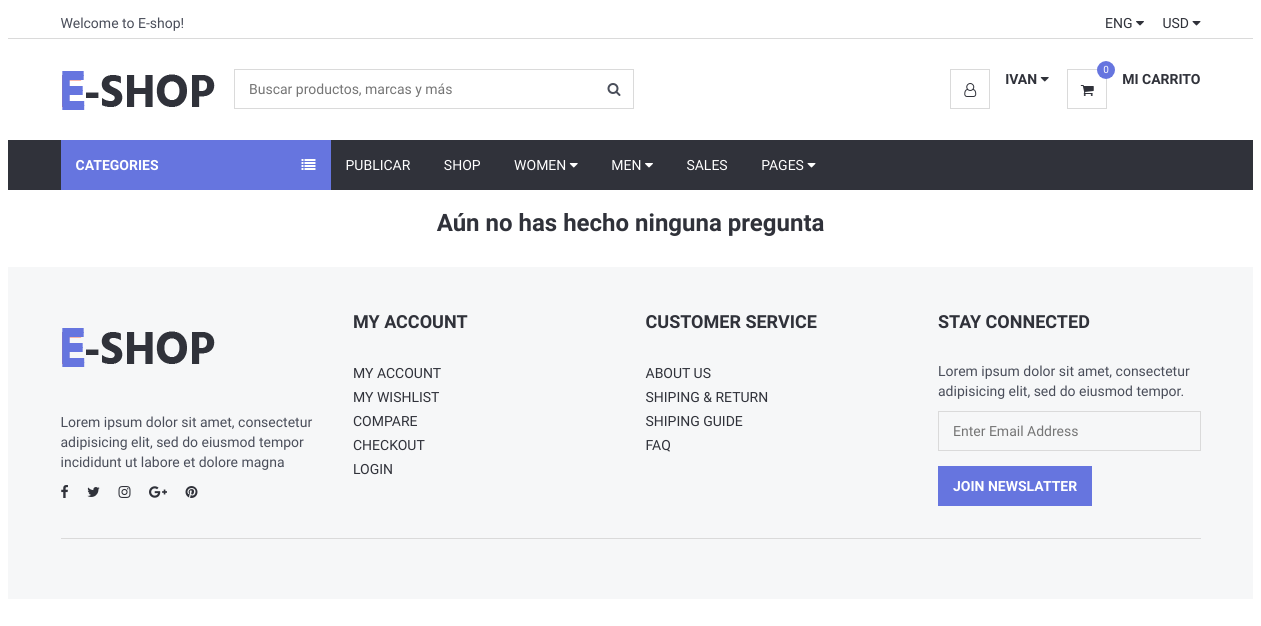
Before: /Views/mispreguntas.php (signed in) with the older database file.
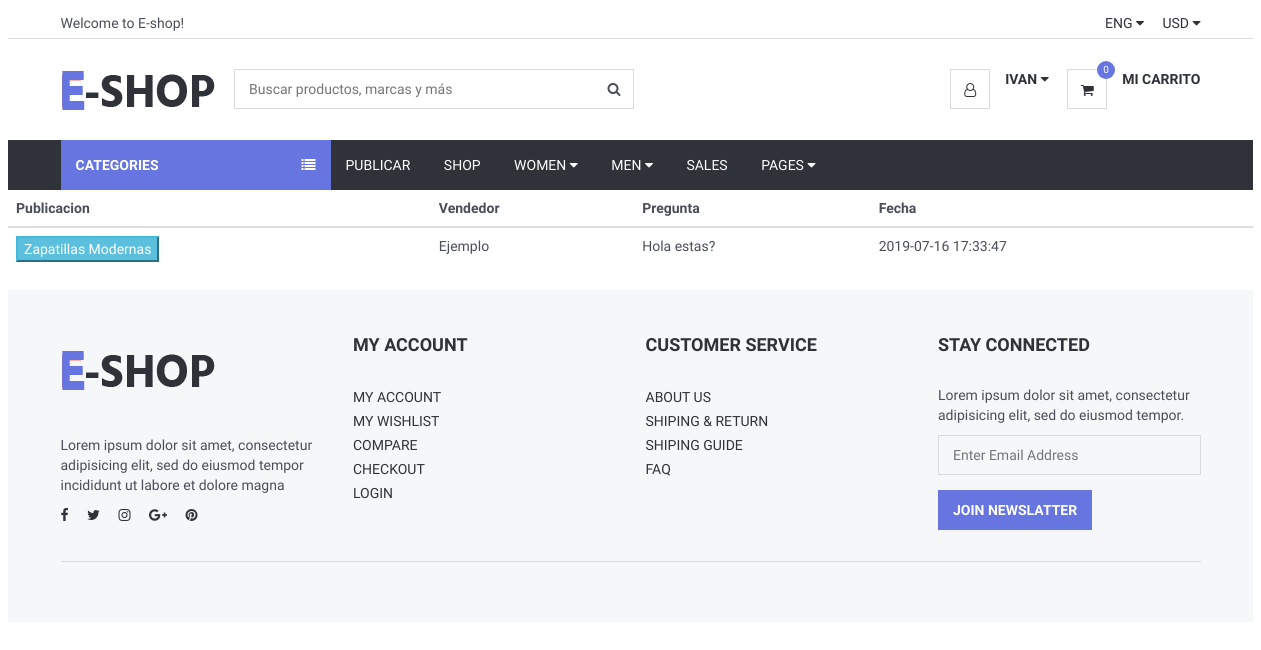
After: the same page with the newer database file.
### tables this page shows
CREATE TABLE `producto` (
  `id` int(11) NOT NULL,
  `nombre` varchar(200) NOT NULL,
  `estado` varchar(60) NOT NULL,
  `precio` double NOT NULL,
  `formasdepago` varchar(100) NOT NULL,
  `envio` varchar(100) NOT NULL,
  `marca` varchar(70) NOT NULL,
  `stock` int(11) NOT NULL,
  `genero` varchar(60) NOT NULL,
  `categoria` varchar(110) NOT NULL,
  `palabrasClaves` varchar(110) NOT NULL,
  `descripcion` varchar(600) NOT NULL,
  `visitas` int(11) NOT NULL,
  `idUsuario` int(11) NOT NULL,
  `latitud` varchar(120) NOT NULL,
  `longitud` varchar(120) NOT NULL,
  `ventas` int(11) NOT NULL
);

CREATE TABLE `pregunta` (
  `id` int(11) NOT NULL,
  `texto` varchar(600) NOT NULL,
  `idComprador` int(11) NOT NULL,
  `idVendedor` int(11) NOT NULL,
  `idProducto` int(11) NOT NULL,
  `fecha` datetime NOT NULL DEFAULT CURRENT_TIMESTAMP
);

CREATE TABLE `usuario` (
  `id` int(11) NOT NULL,
  `email` varchar(50) NOT NULL,
  `password` varchar(20) NOT NULL,
  `Nombre` varchar(20) NOT NULL,
  `estado` varchar(200) NOT NULL,
  `pais` varchar(100) NOT NULL,
  `latitud` varchar(100) NOT NULL,
  `longitud` varchar(100) NOT NULL,
  `rol` varchar(100) NOT NULL,
  `idTipoUser` int(11) DEFAULT NULL
);

### Views/conexionBD/conexion.php (called while the page is built, shortened)
<?php
class Conexion{
	 private $msq="";
	public function __construct()
	 {
		 $archivoConfig = "config.ini";
		 $confi = parse_ini_file($archivoConfig, true);
		 $this->host = $confi["bd"]["host"];
		 $this->usuario = $confi["bd"]["usuario"];
		 $this->clave=$confi["bd"]["clave"];
		 $this->bd = $confi["bd"]["bd"];
		$this->msq = new mysqli($this->host, $this->usuario, $this->clave, $this->bd);
	 }
	 public function realizarConsulta($consulta){
		 if(!$resultado = $this->msq->query($consulta) )
		 {
		   die( "Ha ocurrido un error al ejecutar la consulta :" . $consulta);
		 }else{
			 return $resultado;
		}
	}
	public function traerUsuarioQueValora($idUser){
		$consulta=$this->msq->prepare("SELECT nombre FROM usuario WHERE id=?");
		$consulta->bind_param("i",$idUser);
		$consulta->execute();
		$nombreu="";
		$consulta->bind_result($nombreu);
		return $nombreu;
	}
	public function consultarPublicaciones($idProducto){
		$consulta=$this->msq->prepare("SELECT * FROM producto WHERE id=?");
		$consulta->bind_param("i",$idProducto);
		$consulta->execute();
		return $consulta->get_result();
	}
	public function buscarPreguntasQueHice($idUsuario){
		$consulta=$this->msq->prepare("SELECT * FROM pregunta WHERE idComprador=?");
		$consulta->bind_param("i",$idUsuario);
		$consulta->execute();
		return $consulta->get_result();
	}
}
?>

### Views/mispreguntas.php (the view, shortened to what this page needs)
<?php
include_once("header.php");
include_once("conexionBD/conexion.php");
$conexion = new Conexion();
$id_Usuario=$_SESSION['id'];
$pregunta=$conexion->buscarPreguntasQueHice($id_Usuario);
?>
<?php if($pregunta->num_rows==0){ ?>
   <br><h3 class="text-center"> Aún no has hecho ninguna pregunta </h3><br>
<?php }else{ ?>
            <table  class="table" >
                <thead>
                <tr>
                    <th scope="col">Publicacion</th>
                    <th scope="col">Vendedor</th>
                    <th scope="col">Pregunta</th>
                    <th scope="col">Fecha</th>
                </tr>
                <?php
                while($preguntas = $pregunta->fetch_assoc()){
                ?>
                </thead>
                <tbody>
                <tr>
                    <?php $producto = $conexion->consultarPublicaciones($preguntas['idProducto']);
                    if($producto->num_rows>0){
                        while($productos=$producto->fetch_assoc()){     ?>
                            <form METHOD="get" action="detallesProducto.php?Productoid=<?php echo $f['id'];?>&Nombre=<?php echo $f['nombre'];?>&categoria=<?php echo $f['categoria'];?> ">
                                <td>
                                    <button class="btn-info" type="submit" name="detalles">
                                        <?php echo $productos['nombre'];?>
                                </td>
                            </form>
                        <?php   }
                    }
                    $nombreVendedor = $conexion->traerUsuarioQueValora($preguntas['idVendedor']);
                    ?>
                    <td><?php echo $nombreVendedor;?></td>
                    <td><?php echo $preguntas['texto'];?></td>
                    <td><?php echo $preguntas['fecha'];?></td>
                    <?php
                    }
                    ?>
                </tr>
                </tbody>
            </table>
        <?php }  ?>
<?php include_once("footer.php"); ?>

### Views/header.php (shortened to what this page needs)
<?php
if( isset($_SESSION['id']))
{
require_once("conexionBD/conexion.php");
}
?>
<!DOCTYPE html>
<html lang="en">
<head>
    <link type="text/css" rel="stylesheet" href="css/bootstrap.min.css" />
    <link type="text/css" rel="stylesheet" href="css/slick.css" />
    <link type="text/css" rel="stylesheet" href="css/slick-theme.css" />
    <link type="text/css" rel="stylesheet" href="css/nouislider.min.css" />
    <link rel="stylesheet" href="css/font-awesome.min.css">
    <link type="text/css" rel="stylesheet" href="css/style.css" />
</head>
<body>
<header>
    <div id="top-header">
        <div class="container">
            <div class="pull-left">
                <span>Welcome to E-shop!</span>
            </div>
            <div class="pull-right">
                <ul class="header-top-links">
                    <li class="dropdown default-dropdown">
                        <a class="dropdown-toggle" data-toggle="dropdown" aria-expanded="true">ENG <i class="fa fa-caret-down"></i></a>
                    </li>
                    <li class="dropdown default-dropdown">
                        <a class="dropdown-toggle" data-toggle="dropdown" aria-expanded="true">USD <i class="fa fa-caret-down"></i></a>
                    </li>
                </ul>
            </div>
        </div>
    </div>
    <div id="header">
        <div class="container">
            <div class="pull-left">
                <div class="header-logo">
                    <a class="logo" href="Index.php">
                        <img src="img/logo.png" alt="">
                    </a>
                </div>
                <div class="header-search">
                    <form method="get" action="ProductoBuscado.php">
                        <input class="input" style="margin:0 auto; display:block;width:400px;" name="buscar" type="search" placeholder="Buscar productos, marcas y más" required />
                        <button class="search-btn" name="enviar" type="submit"><i class="fa fa-search"></i></button>
                    </form>
                </div>
            </div>
            <div class="pull-right">
                <ul class="header-btns">
                    <?php
                    if(isset($_SESSION['username'])) { ?>
                    <li class="header-account dropdown default-dropdown">
                        <div class="dropdown-toggle" role="button" data-toggle="dropdown" aria-expanded="true">
                            <div class="header-btns-icon">
                                <i class="fa fa-user-o"></i>
                            </div>
                            <strong class="text-uppercase"><?php $nombre = $_SESSION['nombre']; echo $nombre;?> <i class="fa fa-caret-down"></i></strong>
                        </div>
                    </li>
                    <?php } ?>
<?php
	require_once("conexionBD/conexion.php");
		$conexion = new Conexion;
	$id_Usuario = isset($_SESSION['id'])?$_SESSION['id']:null;
				$buscoCant="SELECT count(idProducto)
				FROM productocarrito
				WHERE idUsuario = '".$id_Usuario."'";
				$cantidad= $conexion->realizarConsulta($buscoCant);
				$count = mysqli_fetch_array($cantidad);
?>
                    <li class="header-cart dropdown default-dropdown" href="CarritoDetalles.php">
						<a class="dropdown-toggle" data-toggle="dropdown" aria-expanded="true" href="CarritoDetalles.php">
						   <div class="header-btns-icon" href="CarritoDetalles.php">
							  <i class="fa fa-shopping-cart" href="CarritoDetalles.php"></i>
							  <a class="qty" href="CarritoDetalles.php"><?php echo "$count[0]";?></a>
							</div>
							<a class="text-uppercase" href="CarritoDetalles.php"><b>Mi Carrito</b></a>
							<br>
							</a>
				   </li>
                </ul>
            </div>
        </div>
    </div>
</header>
<div id="navigation">
    <div class="container">
        <div id="responsive-nav">
            <div class="category-nav show-on-click">
                <span class="category-header">Categories <i class="fa fa-list"></i></span>
            </div>
            <div class="menu-nav">
                <ul class="menu-list">
                    <li><a <?php if(!(isset($_SESSION['username'])))
					{
						echo "style=display:none";
						}else{
							echo "style=display:block";
							} ?> href="SubirProducto.php">
                            Publicar</a></li>
                    <li><a href="productosCliente.php">Shop</a></li>
                    <li class="dropdown mega-dropdown"><a class="dropdown-toggle" data-toggle="dropdown" aria-expanded="true">Women <i class="fa fa-caret-down"></i></a>
                    </li>
                    <li class="dropdown mega-dropdown full-width"><a class="dropdown-toggle" data-toggle="dropdown" aria-expanded="true">Men <i class="fa fa-caret-down"></i></a>
                    </li>
                    <li><a href="#">Sales</a></li>
                    <li class="dropdown default-dropdown"><a class="dropdown-toggle" data-toggle="dropdown" aria-expanded="true">Pages <i class="fa fa-caret-down"></i></a>
                    </li>
                </ul>
            </div>
        </div>
    </div>
</div>

### Views/footer.php (shortened to what this page needs)
<footer id="footer" class="section section-grey">
    <div class="container">
        <div class="row">
            <div class="col-md-3 col-sm-6 col-xs-6">
                <div class="footer">
                    <div class="footer-logo">
                        <a class="logo" href="#">
                            <img src="img/logo.png" alt="">
                        </a>
                    </div>
                    <p>Lorem ipsum dolor sit amet, consectetur adipisicing elit, sed do eiusmod tempor incididunt ut labore et dolore magna</p>
                    <ul class="footer-social">
                        <li><a href="#"><i class="fa fa-facebook"></i></a></li>
                        <li><a href="#"><i class="fa fa-twitter"></i></a></li>
                        <li><a href="#"><i class="fa fa-instagram"></i></a></li>
                        <li><a href="#"><i class="fa fa-google-plus"></i></a></li>
                        <li><a href="#"><i class="fa fa-pinterest"></i></a></li>
                    </ul>
                </div>
            </div>
            <div class="col-md-3 col-sm-6 col-xs-6">
                <div class="footer">
                    <h3 class="footer-header">My Account</h3>
                    <ul class="list-links">
                        <li><a href="#">My Account</a></li>
                        <li><a href="#">My Wishlist</a></li>
                        <li><a href="#">Compare</a></li>
                        <li><a href="#">Checkout</a></li>
                        <li><a href="#">Login</a></li>
                    </ul>
                </div>
            </div>
            <div class="col-md-3 col-sm-6 col-xs-6">
                <div class="footer">
                    <h3 class="footer-header">Customer Service</h3>
                    <ul class="list-links">
                        <li><a href="#">About Us</a></li>
                        <li><a href="#">Shiping & Return</a></li>
                        <li><a href="#">Shiping Guide</a></li>
                        <li><a href="#">FAQ</a></li>
                    </ul>
                </div>
            </div>
            <div class="col-md-3 col-sm-6 col-xs-6">
                <div class="footer">
                    <h3 class="footer-header">Stay Connected</h3>
                    <p>Lorem ipsum dolor sit amet, consectetur adipisicing elit, sed do eiusmod tempor.</p>
                    <form>
                        <div class="form-group">
                            <input class="input" placeholder="Enter Email Address">
                        </div>
                        <button class="primary-btn">Join Newslatter</button>
                    </form>
                </div>
            </div>
        </div>
        <hr>
        <div class="row">
            <div class="col-md-8 col-md-offset-2 text-center">
            </div>
        </div>
    </div>
</footer>
</body>
</html>

### Views/css/style.css (style rules this page uses)
body { font-family: 'Hind', sans-serif; color: #4A4E5A; overflow-x: hidden; }
h1, h2, h3, h4, h5, h6 { color: #30323A; margin: 0 0 10px; font-weight: 700; }
a { color: #30323A; -webkit-transition: 0.3s color; transition: 0.3s color; }
strong { color: #30323A; }
ul, ol { margin: 0; padding: 0; list-style: none }
hr { margin-top: 15px; margin-bottom: 15px; border-color: #DADADA; }
.main-btn, .primary-btn { display: inline-block; padding: 10px 15px; text-transform: uppercase; font-weight: 700; border: none; -webkit-transition: 0.3s all; transition: 0.3s all; }
.primary-btn { color: #FFF; background-color: #6675df; }
.input { width: 100%; height: 40px; padding: 0px 15px; border: none; background-color: transparent; -webkit-box-shadow: 0px 0px 0px 1px #DADADA inset, 0px 0px 0px 5px transparent; box-shadow: 0px 0px 0px 1px #DADADA inset, 0px 0px 0px 5px transparent; -webkit-transition: 0.3s all; transition: 0.3s all; }
.section { padding-top: 30px; padding-bottom: 30px; }
.section-grey { background: #F6F7F8; }
#header { padding-top: 15px; padding-bottom: 15px; }
#top-header { padding-top: 5px; padding-bottom: 5px; border-bottom: 1px solid #DADADA; }
.header-top-links>li { display: inline-block; }
.header-top-links>li+li { margin-left: 15px; }
.header-top-links>li>a { cursor: pointer; text-transform: uppercase; }
.header-logo { display: inline-block; margin-right: 15px; }
.header-logo .logo>img { width: 100%; max-height: 70px; }
.header-search { display: inline-block; padding: 15px 0px; max-width: 400px; }
.header-search>form { position: relative; }
.header-search>form .search-btn { position: absolute; top: 0px; right: 0px; width: 40px; height: 40px; background-color: transparent; border: none; }
.header-btns>li { display: inline-block; vertical-align: top; padding: 15px 0px; }
.header-btns>li+li { margin-left: 15px; }
.header-btns>li .header-btns-icon { position: relative; float: left; margin-right: 15px; width: 40px; height: 40px; line-height: 40px; text-align: center; color: #30323A; background-color: #FFF; border: 1px solid #DADADA; }
.header-btns .dropdown-toggle { display: block; cursor: pointer; }
.header-cart .header-btns-icon .qty { position: absolute; right: -9px; top: -9px; width: 18px; height: 18px; line-height: 18px; text-align: center; font-size: 10px; background: #6675df; color: #FFF; border-radius: 50%; }
#navigation { background-color: #30323A; }
#navigation .container { position: relative; }
.category-nav { float: left; width: 270px; }
.category-nav .category-header { padding: 15px; display: block; text-transform: uppercase; background: #6675df; color: #FFF; font-weight: 700; }
.category-nav .category-header>i { float: right; line-height: 20px; }
.menu-nav .menu-list>li { display: inline-block; }
.menu-nav .menu-list>li>a { display: block; padding: 15px; color: #FFF; text-transform: uppercase; }
.dropdown.mega-dropdown.full-width { position: static !important; }
.footer { margin: 15px 0px; }
.footer .footer-header { font-size: 18px; text-transform: uppercase; margin-bottom: 30px; }
.footer-logo { margin-bottom: 30px; }
.footer-logo .logo { display: inline-block; }
.footer-logo .logo>img { width: 100%; max-height: 70px; }
.footer-social>li { display: inline-block; margin-right: 15px; margin-bottom: 6px; }
.footer-social>li:last-child { margin-right: 0px; }

Changed rows visible on the page:
added pregunta: idVendedor.Nombre "Ejemplo", texto "Hola estas?", fecha "2019-07-16 17:33:47"
now on this page (row edited): producto: nombre "Zapatillas Modernas"
Other visible differences:
text no longer shown: "Aún no has hecho ninguna pregunta"
text now shown: "Publicacion Vendedor Pregunta Fecha"
